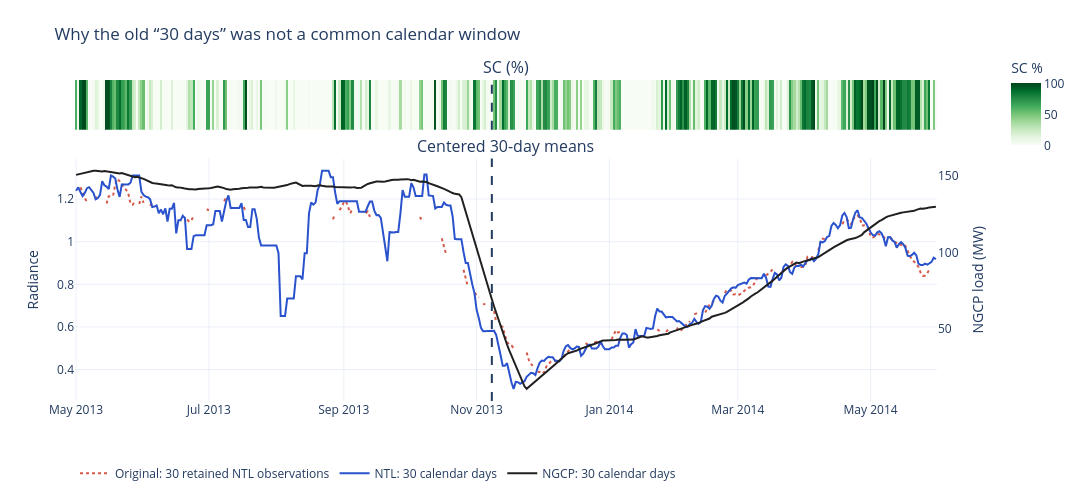

The code cell stored with this chart in its notebook:
### Code cell
def paired_alignment(x, y):
    paired = pd.DataFrame({'ntl': x, 'load': y}).reindex(SOURCE_DATES)
    paired = paired.loc[VALIDATION_ENDPOINT].dropna()
    n = len(paired)
    r = np.nan
    if n >= 3 and paired.ntl.std(ddof=0) > 0 and paired.load.std(ddof=0) > 0:
        r = float(paired.ntl.corr(paired.load))
    return {'n_pairs': n, 'N_pct': 100 * n / N_POSSIBLE, 'r': r,
            'RMSE_z': float(np.sqrt(max(0, 2 * (1 - r)))) if np.isfinite(r) else np.nan}

AUDIT_MASK, AUDIT_TAU, AUDIT_W = 'G3', 10., 30
aud = SENS_MASK_DATA[AUDIT_MASK]
accepted = aud.ntl.notna() & aud.SC.ge(AUDIT_TAU)
legacy_ntl = aud.loc[accepted, 'ntl'].rolling(AUDIT_W, min_periods=1, center=True).mean()
calendar_ntl = aud.ntl.where(accepted).rolling(AUDIT_W, min_periods=1, center=True).mean()
calendar_load = SENS_LOAD.rolling(AUDIT_W, min_periods=1, center=True).mean()

METHOD_AUDIT = pd.DataFrame([
    {'method': 'Original: 30 retained NTL observations',
     **paired_alignment(legacy_ntl, calendar_load)},
    {'method': 'Corrected: 30 calendar days for both',
     **paired_alignment(calendar_ntl, calendar_load)},
])
display(METHOD_AUDIT.round(3))
METHOD_AUDIT.to_csv(SENS_DIR / 'legacy_vs_calendar_30_day_audit.csv', index=False)

zoom = pd.date_range('2013-05-01', '2014-05-31', freq='D')
f = make_subplots(rows=2, cols=1, shared_xaxes=True, vertical_spacing=.09,
                  row_heights=[.17, .83], specs=[[{}], [{'secondary_y': True}]],
                  subplot_titles=['SC (%)', 'Centered 30-day means'])
f.add_trace(go.Heatmap(x=zoom, y=[0], z=[aud.SC.reindex(zoom).fillna(0).to_numpy()],
                       zmin=0, zmax=100, colorscale='Greens',
                       colorbar=dict(title='SC %', len=.33, y=.93, x=1.01),
                       hovertemplate='%{x|%d %b %Y}<br>SC %{z:.1f}%<extra></extra>'), row=1, col=1)
for series, name, color, dash in [
    (legacy_ntl, 'Original: 30 retained NTL observations', '#D65A4A', 'dot'),
    (calendar_ntl, 'NTL: 30 calendar days', '#2952CC', 'solid'),
]:
    f.add_trace(go.Scatter(x=zoom, y=series.reindex(zoom), mode='lines', name=name,
                           line=dict(color=color, width=2, dash=dash), connectgaps=False), row=2, col=1)
f.add_trace(go.Scatter(x=zoom, y=calendar_load.reindex(zoom), mode='lines',
                       name='NGCP: 30 calendar days',
                       line=dict(color='#202020', width=2)), row=2, col=1,
            secondary_y=True)
f.add_vline(x=pd.Timestamp('2013-11-08'), line_dash='dash', line_color='#233B60')
f.update_yaxes(title_text='Radiance', row=2, col=1, secondary_y=False)
f.update_yaxes(title_text='NGCP load (MW)', row=2, col=1, secondary_y=True,
               showgrid=False)
f.update_yaxes(showticklabels=False, row=1, col=1)
f.update_layout(template='plotly_white', width=1200, height=500,
                title='Why the old “30 days” was not a common calendar window',
                legend=dict(orientation='h', y=-.18),
                margin=dict(l=75, r=100, t=80, b=95), font=dict(color='#233B60'))
f.show()
f.write_html(SENS_DIR / 'original_vs_calendar_30_day.html', include_plotlyjs='cdn')

### Figure 1 — Plotly figure (JSON) as saved in the notebook; plotly's stock layout.template omitted (floating-point values rounded to 4 significant figures; data arrays with more than 128 entries replaced by an {"elided": "..."} marker saying what was removed)
{"data": [{"colorbar": {"len": 0.33, "title": {"text": "SC %"}, "x": 1.01, "y": 0.93}, "colorscale": [[0, "rgb(247,252,245)"], [0.125, "rgb(229,245,224)"], [0.25, "rgb(199,233,192)"], [0.375, "rgb(161,217,155)"], [0.5, "rgb(116,196,118)"], [0.625, "rgb(65,171,93)"], [0.75, "rgb(35,139,69)"], [0.875, "rgb(0,109,44)"], [1, "rgb(0,68,27)"]], "hovertemplate": "%{x|%d %b %Y}<br>SC %{z:.1f}%<extra></extra>", "type": "heatmap", "x": {"elided": "396 str values"}, "xaxis": "x", "y": [0], "yaxis": "y", "z": {"elided": "1x396 float values"}, "zmax": 100, "zmin": 0}, {"connectgaps": false, "line": {"color": "#D65A4A", "dash": "dot", "width": 2}, "mode": "lines", "name": "Original: 30 retained NTL observations", "type": "scatter", "x": {"elided": "396 str values"}, "xaxis": "x2", "y": {"elided": "396 float values"}, "yaxis": "y2"}, {"connectgaps": false, "line": {"color": "#2952CC", "dash": "solid", "width": 2}, "mode": "lines", "name": "NTL: 30 calendar days", "type": "scatter", "x": {"elided": "396 str values"}, "xaxis": "x2", "y": {"elided": "396 float values"}, "yaxis": "y2"}, {"line": {"color": "#202020", "width": 2}, "mode": "lines", "name": "NGCP: 30 calendar days", "type": "scatter", "x": {"elided": "396 str values"}, "xaxis": "x2", "y": {"elided": "396 float values"}, "yaxis": "y3"}], "layout": {"annotations": [{"font": {"size": 16}, "showarrow": false, "text": "SC (%)", "x": 0.47, "xanchor": "center", "xref": "paper", "y": 1, "yanchor": "bottom", "yref": "paper"}, {"font": {"size": 16}, "showarrow": false, "text": "Centered 30-day means", "x": 0.47, "xanchor": "center", "xref": "paper", "y": 0.7553, "yanchor": "bottom", "yref": "paper"}], "font": {"color": "#233B60"}, "height": 500, "legend": {"orientation": "h", "y": -0.18}, "margin": {"b": 95, "l": 75, "r": 100, "t": 80}, "shapes": [{"line": {"color": "#233B60", "dash": "dash"}, "type": "line", "x0": "2013-11-08T00:00:00", "x1": "2013-11-08T00:00:00", "xref": "x", "y0": 0, "y1": 1, "yref": "y domain"}, {"line": {"color": "#233B60", "dash": "dash"}, "type": "line", "x0": "2013-11-08T00:00:00", "x1": "2013-11-08T00:00:00", "xref": "x2", "y0": 0, "y1": 1, "yref": "y2 domain"}], "title": {"text": "Why the old “30 days” was not a common calendar window"}, "width": 1200, "xaxis": {"anchor": "y", "domain": [0, 0.94], "matches": "x2", "showticklabels": false}, "xaxis2": {"anchor": "y2", "domain": [0, 0.94]}, "yaxis": {"anchor": "x", "domain": [0.8453, 1], "showticklabels": false}, "yaxis2": {"anchor": "x2", "domain": [0, 0.7553], "title": {"text": "Radiance"}}, "yaxis3": {"anchor": "x2", "overlaying": "y2", "showgrid": false, "side": "right", "title": {"text": "NGCP load (MW)"}}}}
